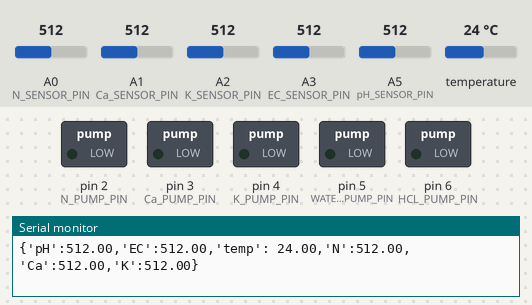
Recording of a sketch running on a simulated Arduino Uno, built with avr-gcc and run on an emulated ATmega328P. Parts: switched loads named in the sketch (green lamp = pin HIGH), the last lines printed to the serial monitor. The inputs (shaded band) are chosen by the test bench; at power-on: A1 (Ca_SENSOR_PIN) = 512, A0 (N_SENSOR_PIN) = 512, A2 (K_SENSOR_PIN) = 512, A3 (EC_SENSOR_PIN) = 512, A5 (pH_SENSOR_PIN) = 512, temperature 24 °C.

Above: at 1.5 s.
1.6 s: A1 (Ca_SENSOR_PIN) set to 497
At 12.1 s:
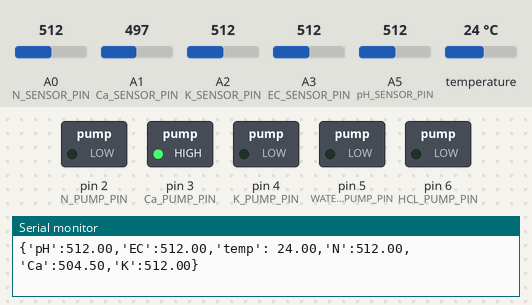
Timing chart, 0 to 13.6 s (numbered marks = the images above; inputs shaded):
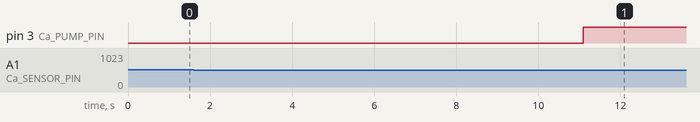

The sketch:

RehydrateBangBang.ino
```cpp
// (licence header left out)
/* --- Libraries --- */
#include "DallasTemperature.h"
#include "OneWire.h"
#include "stdio.h"
#include <RunningMedian.h>

/* --- Constants --- */
// I/O Pins
const int N_PUMP_PIN = 2;
const int Ca_PUMP_PIN = 3;
const int K_PUMP_PIN = 4;
const int WATER_PUMP_PIN = 5;
const int HCL_PUMP_PIN = 6;

// Analog Sensors
const int N_SENSOR_PIN = A0;
const int Ca_SENSOR_PIN = A1;
const int K_SENSOR_PIN = A2;
const int EC_SENSOR_PIN = A3;
const int TEMP_SENSOR_PIN = A4;
const int pH_SENSOR_PIN = A5;

// Command Chars
const char N_SET_CMD = 'N';
const char Ca_SET_CMD = 'C';
const char K_SET_CMD = 'K';
const char pH_SET_CMD = 'P';
const char EC_SET_CMD = 'E';
const char RESET_CMD = 'R';

// Constants
const int CHARS = 8;
const int BUFF_SIZE = 128;
const int INTERVAL = 0; // standardized delay between samples posted to the python application
const int SAMPLES = 1000; // samples to take for each sensor
const int SMOOTHING = 5; // samples to take for each sensor
const int BAUD = 9600;
const int PRECISION = 2; // number of floating point decimal places
const int DIGITS = 6; // number of floating point digits

// Default Setpoints
const int pH_DEFAULT = 512; // raw bit value at ideal pH
const int EC_DEFAULT = 512; // raw bit value at ideal EC
const int Ca_DEFAULT = 512; // raw bit value at ideal Ca
const int N_DEFAULT = 512; // raw bit value at ideal N
const int K_DEFAULT = 512; // raw bit value at ideal K

// PID Values
float N_P = 1.0, N_I = 0.0, N_D = 0.0;
float Ca_P = 1.0, Ca_I = 0.0, Ca_D = 0.0;
float K_P = 1.0, K_I = 0.0, K_D = 0.0;
float EC_P = 1.0, EC_I = 0.0, EC_D = 0.0;
float pH_P = 1.0, pH_I = 0.0, pH_D = 0.0;

/* --- Variables --- */
OneWire oneWire(TEMP_SENSOR_PIN);
DallasTemperature temperature(&oneWire);
char pH[CHARS];
char EC[CHARS];
char N[CHARS];
char Ca[CHARS];
char K[CHARS];
char temp[CHARS];
char output_buffer[BUFF_SIZE];
double N_set, N_in, N_out;
double Ca_set, Ca_in, Ca_out;
double K_set, K_in, K_out;
double EC_set, EC_in, EC_out;
double pH_set, pH_in, pH_out;

RunningMedian pH_samples = RunningMedian(SAMPLES);
RunningMedian EC_samples = RunningMedian(SAMPLES);
RunningMedian N_samples = RunningMedian(SAMPLES);
RunningMedian Ca_samples = RunningMedian(SAMPLES);
RunningMedian K_samples = RunningMedian(SAMPLES);

RunningMedian pH_smooth = RunningMedian(SMOOTHING);
RunningMedian EC_smooth = RunningMedian(SMOOTHING);
RunningMedian N_smooth = RunningMedian(SMOOTHING);
RunningMedian Ca_smooth = RunningMedian(SMOOTHING);
RunningMedian K_smooth = RunningMedian(SMOOTHING);

/* --- Setup --- */
void setup() {
  // Initial
  // Initialize Pump Control Pins (Digital)
  pinMode(N_PUMP_PIN, OUTPUT);
  pinMode(Ca_PUMP_PIN, OUTPUT);
  pinMode(K_PUMP_PIN, OUTPUT);
  pinMode(WATER_PUMP_PIN, OUTPUT);
  pinMode(HCL_PUMP_PIN, OUTPUT);

  // Initialize Sensor Input Pins (Analog)
  pinMode(N_SENSOR_PIN, INPUT);
  pinMode(Ca_SENSOR_PIN, INPUT);
  pinMode(pH_SENSOR_PIN, INPUT);
  pinMode(K_SENSOR_PIN, INPUT);
  pinMode(EC_SENSOR_PIN, INPUT);
  pinMode(TEMP_SENSOR_PIN, INPUT);

  // Turn the PID on
  N_set = N_DEFAULT;
  Ca_set = Ca_DEFAULT;
  K_set = K_DEFAULT;
  EC_set = EC_DEFAULT;
  pH_set = pH_DEFAULT;

  // Start Temperature Sensors
  temperature.begin();

  // Start Serial
  Serial.begin(BAUD);
}

/* --- Loop --- */
void loop() {
  read_sensors();
  check_queue();
  control_pumps();
  wait();
}

/* --- Read Sensors --- */
// Collects data and sends it to node.
void read_sensors() {
  dtostrf(test_temperature(), DIGITS, PRECISION, temp);
  dtostrf(test_pH(), DIGITS, PRECISION, pH);
  dtostrf(test_EC(), DIGITS, PRECISION, EC);
  dtostrf(test_N(), DIGITS, PRECISION, N);
  dtostrf(test_Ca(), DIGITS,PRECISION, Ca);
  dtostrf(test_K(), DIGITS, PRECISION, K);
  sprintf(output_buffer, "{'pH':%s,'EC':%s,'temp':%s,'N':%s,'Ca':%s,'K':%s}",pH,EC,temp,N,Ca,K); // concatenate message string
  Serial.println(output_buffer);
  Serial.flush();
}

/* --- Check Queue --- */
// Receives command from node and executes response.
void check_queue() {
  if (Serial.available()) {

    // TODO: This section should include parse failure handling
    char command = Serial.read();
    int set_point = Serial.parseInt();

    // Switch structure for setpoint of which nutrient
    switch(command) {
      case N_SET_CMD:
        N_set = set_point;
        break;
      case Ca_SET_CMD:
        Ca_set = set_point;
        break;
      case K_SET_CMD:
        K_set = set_point;
        break;
      case EC_SET_CMD:
        EC_set = set_point;
        break;
      case pH_SET_CMD:
        pH_set = set_point;
        break;
      case RESET_CMD:
        N_set = N_DEFAULT;
        Ca_set = Ca_DEFAULT;
        K_set = K_DEFAULT;
        EC_set = EC_DEFAULT;
        pH_set = pH_DEFAULT;
        break;
      default:
        break;
    }
  Serial.flush();
  }
}

/* --- Control Pumps --- */
// Calculate PID values and control pumps
void control_pumps() {

  // Compute output value
  N_out = N_in;
  K_out = K_in;
  Ca_out = Ca_in;
  pH_out = pH_in;
  EC_out = EC_in;

  /* --- Nutrient Application Decision Tree --- */
  if (N_out > N_set) {
    digitalWrite(N_PUMP_PIN, HIGH);   // Add Nitrogen Solution
  }
  else if (N_out < N_set) {
    digitalWrite(N_PUMP_PIN, LOW);
  }

  if (Ca_out > Ca_set) {
    digitalWrite(Ca_PUMP_PIN, LOW);
  }
  else if (Ca_out < Ca_set) {
    digitalWrite(Ca_PUMP_PIN, HIGH);  // Add Calcium Solution
  }

  if (K_out > K_set) {
    digitalWrite(K_PUMP_PIN, LOW);
  }
  else if (K_out < K_set) {
    digitalWrite(K_PUMP_PIN, HIGH); // Potassium Solution
  }

  if (EC_out > EC_set) {
    digitalWrite(WATER_PUMP_PIN, HIGH);  // Add Water
  }
  else if (EC_out < EC_set) {
    digitalWrite(WATER_PUMP_PIN, LOW);
  }

  if (pH_out > pH_set) {
    digitalWrite(HCL_PUMP_PIN, HIGH);  // Add HCL Solution
  }
  else if (pH_out < pH_set) {
    digitalWrite(HCL_PUMP_PIN, LOW);
  }
}

/* --- Test Temperature --- */
float test_temperature() {
  float val = 0;
  temperature.requestTemperatures();
  val = temperature.getTempCByIndex(0);
  return val;
}

/* --- Test pH --- */
float test_pH() {
  long reading = 0;
  for(int i = 0; i < SAMPLES; i++) {
    reading = analogRead(pH_SENSOR_PIN);
    pH_samples.add(reading);
  }
  float avg = pH_samples.getAverage();
  pH_smooth.add(avg);
  float med = pH_smooth.getMedian();
  pH_in = double(med); // #! Side effect
  return med;
}

/* --- Test EC --- */
float test_EC() {
  long reading = 0;
  for(int i = 0; i < SAMPLES; i++) { // read sensor SAMPLE times
    reading = analogRead(EC_SENSOR_PIN);
    EC_samples.add(reading);
  }
  float avg = EC_samples.getAverage();
  EC_smooth.add(avg);
  float med = EC_smooth.getMedian();
  EC_in = double(med); // #! Side effect
  return med;
}

/* --- Test (N) Nitrogen --- */
float test_N() {
  long reading = 0;
  for(int i = 0; i < SAMPLES; i++) { // read sensor SAMPLE times
    reading = analogRead(N_SENSOR_PIN);
    N_samples.add(reading);
  }
  float avg = N_samples.getAverage();
  N_smooth.add(avg);
  float med = N_smooth.getMedian();
  N_in = double(med); // #! Side effect
  return med;
}

/* --- Test (Ca) Calcium --- */
float test_Ca() {
  long reading = 0;
  for(int i = 0; i < SAMPLES; i++) { // read sensor SAMPLE times
    reading = analogRead(Ca_SENSOR_PIN);
    Ca_samples.add(reading);
  }
  float avg = Ca_samples.getAverage();
  Ca_smooth.add(avg);
  float med = Ca_smooth.getMedian();
  Ca_in = double(med); // #! Side effect
  return med;
}

/* --- Test (K) Potassium --- */
float test_K() {
  long reading = 0;
  for(int i = 0; i < SAMPLES; i++) { // read sensor SAMPLE times
    reading = analogRead(K_SENSOR_PIN);
    K_samples.add(reading);
  }
  float avg = K_samples.getAverage();
  K_smooth.add(avg);
  float med = K_smooth.getMedian();
  K_in = double(med); // #! Side effect
  return med;
}

/* --- Wait --- */
void wait() {
  delay(INTERVAL);
}
```

Measured:
- the behaviour switches between 512 and 511 on A1 (Ca_SENSOR_PIN) (found by bisection; images 0 and 1)
- after the input at 1.6 s, pin 3 (Ca_PUMP_PIN): LOW → HIGH after 9.5 s
